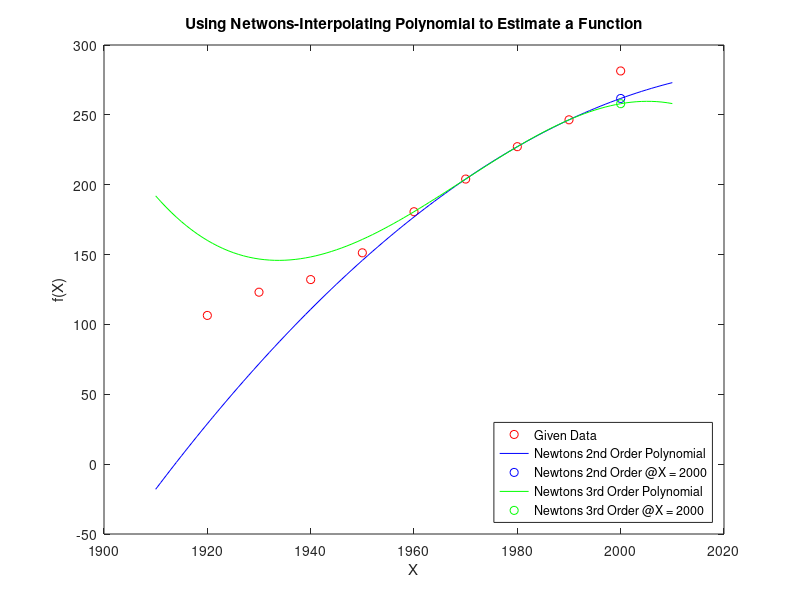

MATLAB code for this plot:
%%Raymond Waidmann
%%18157816, rcw5k2
%%MAE 3100, Lab 8, 10/18/19

%%Using Newtons-Interpolating Polynomial to curve fit given data and
    %%graphing the results.
    
%%given data
x = [1920 1930 1940 1950 1960 1970 1980 1990 2000];
y = [106.45 123.07 132.10 151.27 180.67 204.05 227.23 246.46 281.42];

%%PART A (2nd Order)
x1 = [1970 1980 1990];
y1 = [204.05 227.23 246.46];

%%creating the divided difference table for quadratic polynomial
n = length(x1);
if length(y1) ~= n, error('X and Y must be same length'); end
b1 = zeros(n,n);
b1(:,1) = y1(:); %%first column is given y values
for j = 2:n
    for i = 1:n-j+1
        b1(i,j) = (b1(i+1, j-1)-b1(i, j-1))/(x1(i+j-1)-x1(i));
    end
end

%%interpolation at a point
xt = 1; %%xt is (x-x1)*(x-x2)*...*(x-xn-1)
poi = 2000; %%point of interest
yint = b1(1,1); %%yint is running value of coeff*xt
for j = 1:n-1
    xt = xt*(poi-x1(j)); %%number is the x-value of interest (2000)
    yint = yint + b1(1,j+1) * xt;
end
fprintf("\nThe funtion value using Newtons 2nd Order Polynomial at X = %.4f is %.4f\n", poi, yint);

%%PART B (3rd Order)
x2 = [1960 1970 1980 1990];
y2 = [180.67 204.05 227.23 246.46];

%%creating the divided difference table for cubic polynomial
%%See comments in part A
n = length(x2);
if length(y2) ~= n, error('X and Y must be same length'); end
b2 = zeros(n,n);
b2(:,1) = y2(:); 
for j = 2:n
    for i = 1:n-j+1
        b2(i,j) = (b2(i+1, j-1)-b2(i, j-1))/(x2(i+j-1)-x2(i));
    end
end

%%interpolation at a point
%%See comments in part A
xt = 1; 
%%POI is still 2000 from previous part
yint2 = b2(1,1); 
for j = 1:n-1
    xt = xt*(poi-x2(j)); 
    yint2 = yint2 + b2(1,j+1) * xt;
end
fprintf("The funtion value using Newtons 3rd Order Polynomial at X = %.4f is %.4f\n", poi, yint2);

%%graphing the result
plot(x,y, 'ro'); %%plotting data points
hold on;
range = 1910:1:2010;
f = @(a) b1(1,1) + b1(1,2).*(a-x1(1)) + b1(1,3).*(a-x1(1)).*(a-x1(2));
f2 = @(a) b2(1,1) + b2(1,2).*(a-x2(1)) + b2(1,3).*(a-x2(1)).*(a-x2(2)) + b2(1,4).*(a-x2(1)).*(a-x2(2)).*(a-x2(3));
plot(range, f(range),'b'); %%plotting Newtons Polynomial 2nd order
plot(poi, f(poi), 'bo'); %%plotting newtons value @ POI 2nd order
plot(range, f2(range),'g'); %%plotting Newtons Polynomial 3rd order
plot(poi, f2(poi), 'go'); %%plotting newtons value @ POI 3rd order
xlabel("X");
ylabel("f(X)");
title("Using Netwons-Interpolating Polynomial to Estimate a Function");
legend('Given Data', 'Newtons 2nd Order Polynomial', 'Newtons 2nd Order @X = 2000','Newtons 3rd Order Polynomial', 'Newtons 3rd Order @X = 2000', 'Location', 'southeast');
fprintf("The true value at X = %.4f is %.4f\n", poi, y(9));
TRE = abs((y(9) - f(poi))./(y(9))).*100; %%true relative error 2nd order
fprintf("True relative error for 2nd Order = %.4f percent\n", TRE);
TRE2 = abs((y(9) - f2(poi))./(y(9))).*100; %%true relative error 3rd order
fprintf("True relative error for 3rd Order = %.4f percent\n\n", TRE2);